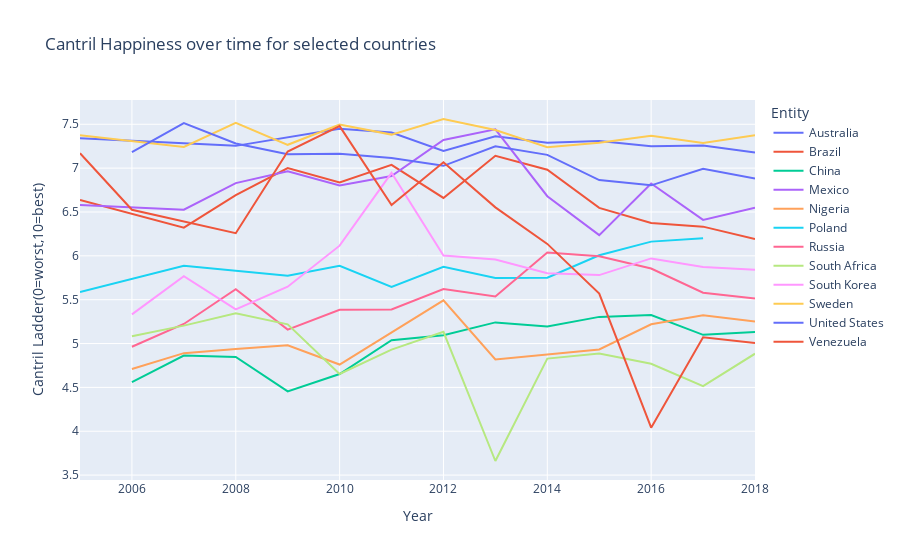

The code cell stored with this chart in its notebook:
### Code cell
df = px.data.gapminder() # remove Asia for visibility
fig = px.line(Cantril_hap, x="Year", y="Cantril Ladder(0=worst,10=best)", color="Entity",
              line_group="Entity", hover_name="Entity",title="Cantril Happiness over time for selected countries")

fig.show()

### Figure 1 — Plotly figure (JSON) as saved in the notebook; plotly's stock layout.template omitted (floating-point values rounded to 4 significant figures)
{"data": [{"hovertemplate": "<b>%{hovertext}</b><br><br>Entity=Australia<br>Year=%{x}<br>Cantril Ladder(0=worst,10=best)=%{y}<extra></extra>", "hovertext": ["Australia", "Australia", "Australia", "Australia", "Australia", "Australia", "Australia", "Australia", "Australia", "Australia", "Australia", "Australia"], "legendgroup": "Australia", "line": {"color": "#636efa", "dash": "solid"}, "mode": "lines", "name": "Australia", "showlegend": true, "type": "scatter", "x": [2005, 2007, 2008, 2010, 2011, 2012, 2013, 2014, 2015, 2016, 2017, 2018], "xaxis": "x", "y": [7.341, 7.285, 7.254, 7.45, 7.406, 7.196, 7.364, 7.289, 7.309, 7.25, 7.257, 7.177], "yaxis": "y"}, {"hovertemplate": "<b>%{hovertext}</b><br><br>Entity=Brazil<br>Year=%{x}<br>Cantril Ladder(0=worst,10=best)=%{y}<extra></extra>", "hovertext": ["Brazil", "Brazil", "Brazil", "Brazil", "Brazil", "Brazil", "Brazil", "Brazil", "Brazil", "Brazil", "Brazil", "Brazil", "Brazil"], "legendgroup": "Brazil", "line": {"color": "#EF553B", "dash": "solid"}, "mode": "lines", "name": "Brazil", "showlegend": true, "type": "scatter", "x": [2005, 2007, 2008, 2009, 2010, 2011, 2012, 2013, 2014, 2015, 2016, 2017, 2018], "xaxis": "x", "y": [6.637, 6.321, 6.691, 7.001, 6.837, 7.038, 6.66, 7.14, 6.981, 6.547, 6.375, 6.333, 6.191], "yaxis": "y"}, {"hovertemplate": "<b>%{hovertext}</b><br><br>Entity=China<br>Year=%{x}<br>Cantril Ladder(0=worst,10=best)=%{y}<extra></extra>", "hovertext": ["China", "China", "China", "China", "China", "China", "China", "China", "China", "China", "China", "China", "China"], "legendgroup": "China", "line": {"color": "#00cc96", "dash": "solid"}, "mode": "lines", "name": "China", "showlegend": true, "type": "scatter", "x": [2006, 2007, 2008, 2009, 2010, 2011, 2012, 2013, 2014, 2015, 2016, 2017, 2018], "xaxis": "x", "y": [4.56, 4.863, 4.846, 4.454, 4.653, 5.037, 5.095, 5.241, 5.196, 5.304, 5.325, 5.099, 5.131], "yaxis": "y"}, {"hovertemplate": "<b>%{hovertext}</b><br><br>Entity=Mexico<br>Year=%{x}<br>Cantril Ladder(0=worst,10=best)=%{y}<extra></extra>", "hovertext": ["Mexico", "Mexico", "Mexico", "Mexico", "Mexico", "Mexico", "Mexico", "Mexico", "Mexico", "Mexico", "Mexico", "Mexico", "Mexico"], "legendgroup": "Mexico", "line": {"color": "#ab63fa", "dash": "solid"}, "mode": "lines", "name": "Mexico", "showlegend": true, "type": "scatter", "x": [2005, 2007, 2008, 2009, 2010, 2011, 2012, 2013, 2014, 2015, 2016, 2017, 2018], "xaxis": "x", "y": [6.581, 6.525, 6.829, 6.963, 6.802, 6.91, 7.32, 7.443, 6.68, 6.236, 6.824, 6.41, 6.55], "yaxis": "y"}, {"hovertemplate": "<b>%{hovertext}</b><br><br>Entity=Nigeria<br>Year=%{x}<br>Cantril Ladder(0=worst,10=best)=%{y}<extra></extra>", "hovertext": ["Nigeria", "Nigeria", "Nigeria", "Nigeria", "Nigeria", "Nigeria", "Nigeria", "Nigeria", "Nigeria", "Nigeria", "Nigeria"], "legendgroup": "Nigeria", "line": {"color": "#FFA15A", "dash": "solid"}, "mode": "lines", "name": "Nigeria", "showlegend": true, "type": "scatter", "x": [2006, 2007, 2008, 2009, 2010, 2012, 2013, 2015, 2016, 2017, 2018], "xaxis": "x", "y": [4.71, 4.89, 4.939, 4.98, 4.76, 5.493, 4.818, 4.933, 5.22, 5.322, 5.252], "yaxis": "y"}, {"hovertemplate": "<b>%{hovertext}</b><br><br>Entity=Poland<br>Year=%{x}<br>Cantril Ladder(0=worst,10=best)=%{y}<extra></extra>", "hovertext": ["Poland", "Poland", "Poland", "Poland", "Poland", "Poland", "Poland", "Poland", "Poland", "Poland", "Poland"], "legendgroup": "Poland", "line": {"color": "#19d3f3", "dash": "solid"}, "mode": "lines", "name": "Poland", "showlegend": true, "type": "scatter", "x": [2005, 2007, 2009, 2010, 2011, 2012, 2013, 2014, 2015, 2016, 2017], "xaxis": "x", "y": [5.587, 5.886, 5.772, 5.887, 5.646, 5.876, 5.746, 5.75, 6.007, 6.162, 6.201], "yaxis": "y"}, {"hovertemplate": "<b>%{hovertext}</b><br><br>Entity=Russia<br>Year=%{x}<br>Cantril Ladder(0=worst,10=best)=%{y}<extra></extra>", "hovertext": ["Russia", "Russia", "Russia", "Russia", "Russia", "Russia", "Russia", "Russia", "Russia", "Russia", "Russia", "Russia", "Russia"], "legendgroup": "Russia", "line": {"color": "#FF6692", "dash": "solid"}, "mode": "lines", "name": "Russia", "showlegend": true, "type": "scatter", "x": [2006, 2007, 2008, 2009, 2010, 2011, 2012, 2013, 2014, 2015, 2016, 2017, 2018], "xaxis": "x", "y": [4.964, 5.223, 5.619, 5.158, 5.385, 5.389, 5.621, 5.537, 6.037, 5.996, 5.855, 5.579, 5.514], "yaxis": "y"}, {"hovertemplate": "<b>%{hovertext}</b><br><br>Entity=South Africa<br>Year=%{x}<br>Cantril Ladder(0=worst,10=best)=%{y}<extra></extra>", "hovertext": ["South Africa", "South Africa", "South Africa", "South Africa", "South Africa", "South Africa", "South Africa", "South Africa", "South Africa", "South Africa", "South Africa", "South Africa", "South Africa"], "legendgroup": "South Africa", "line": {"color": "#B6E880", "dash": "solid"}, "mode": "lines", "name": "South Africa", "showlegend": true, "type": "scatter", "x": [2006, 2007, 2008, 2009, 2010, 2011, 2012, 2013, 2014, 2015, 2016, 2017, 2018], "xaxis": "x", "y": [5.084, 5.204, 5.346, 5.218, 4.652, 4.931, 5.134, 3.661, 4.828, 4.887, 4.77, 4.514, 4.884], "yaxis": "y"}, {"hovertemplate": "<b>%{hovertext}</b><br><br>Entity=South Korea<br>Year=%{x}<br>Cantril Ladder(0=worst,10=best)=%{y}<extra></extra>", "hovertext": ["South Korea", "South Korea", "South Korea", "South Korea", "South Korea", "South Korea", "South Korea", "South Korea", "South Korea", "South Korea", "South Korea", "South Korea", "South Korea"], "legendgroup": "South Korea", "line": {"color": "#FF97FF", "dash": "solid"}, "mode": "lines", "name": "South Korea", "showlegend": true, "type": "scatter", "x": [2006, 2007, 2008, 2009, 2010, 2011, 2012, 2013, 2014, 2015, 2016, 2017, 2018], "xaxis": "x", "y": [5.332, 5.767, 5.39, 5.648, 6.116, 6.947, 6.003, 5.959, 5.801, 5.78, 5.971, 5.874, 5.84], "yaxis": "y"}, {"hovertemplate": "<b>%{hovertext}</b><br><br>Entity=Sweden<br>Year=%{x}<br>Cantril Ladder(0=worst,10=best)=%{y}<extra></extra>", "hovertext": ["Sweden", "Sweden", "Sweden", "Sweden", "Sweden", "Sweden", "Sweden", "Sweden", "Sweden", "Sweden", "Sweden", "Sweden", "Sweden"], "legendgroup": "Sweden", "line": {"color": "#FECB52", "dash": "solid"}, "mode": "lines", "name": "Sweden", "showlegend": true, "type": "scatter", "x": [2005, 2007, 2008, 2009, 2010, 2011, 2012, 2013, 2014, 2015, 2016, 2017, 2018], "xaxis": "x", "y": [7.376, 7.241, 7.516, 7.266, 7.496, 7.382, 7.56, 7.434, 7.239, 7.289, 7.369, 7.287, 7.375], "yaxis": "y"}, {"hovertemplate": "<b>%{hovertext}</b><br><br>Entity=United States<br>Year=%{x}<br>Cantril Ladder(0=worst,10=best)=%{y}<extra></extra>", "hovertext": ["United States", "United States", "United States", "United States", "United States", "United States", "United States", "United States", "United States", "United States", "United States", "United States", "United States"], "legendgroup": "United States", "line": {"color": "#636efa", "dash": "solid"}, "mode": "lines", "name": "United States", "showlegend": true, "type": "scatter", "x": [2006, 2007, 2008, 2009, 2010, 2011, 2012, 2013, 2014, 2015, 2016, 2017, 2018], "xaxis": "x", "y": [7.182, 7.513, 7.28, 7.158, 7.164, 7.115, 7.026, 7.249, 7.151, 6.864, 6.804, 6.992, 6.883], "yaxis": "y"}, {"hovertemplate": "<b>%{hovertext}</b><br><br>Entity=Venezuela<br>Year=%{x}<br>Cantril Ladder(0=worst,10=best)=%{y}<extra></extra>", "hovertext": ["Venezuela", "Venezuela", "Venezuela", "Venezuela", "Venezuela", "Venezuela", "Venezuela", "Venezuela", "Venezuela", "Venezuela", "Venezuela", "Venezuela", "Venezuela"], "legendgroup": "Venezuela", "line": {"color": "#EF553B", "dash": "solid"}, "mode": "lines", "name": "Venezuela", "showlegend": true, "type": "scatter", "x": [2005, 2006, 2008, 2009, 2010, 2011, 2012, 2013, 2014, 2015, 2016, 2017, 2018], "xaxis": "x", "y": [7.17, 6.525, 6.258, 7.189, 7.478, 6.58, 7.067, 6.553, 6.136, 5.569, 4.041, 5.071, 5.006], "yaxis": "y"}], "layout": {"legend": {"title": {"text": "Entity"}, "tracegroupgap": 0}, "title": {"text": "Cantril Happiness over time for selected countries"}, "xaxis": {"anchor": "y", "domain": [0, 1], "title": {"text": "Year"}}, "yaxis": {"anchor": "x", "domain": [0, 1], "title": {"text": "Cantril Ladder(0=worst,10=best)"}}}}
